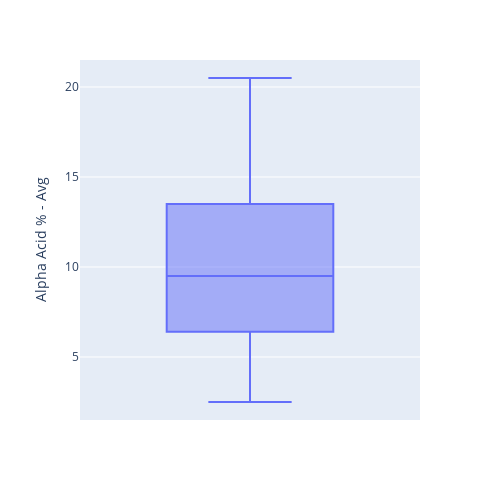
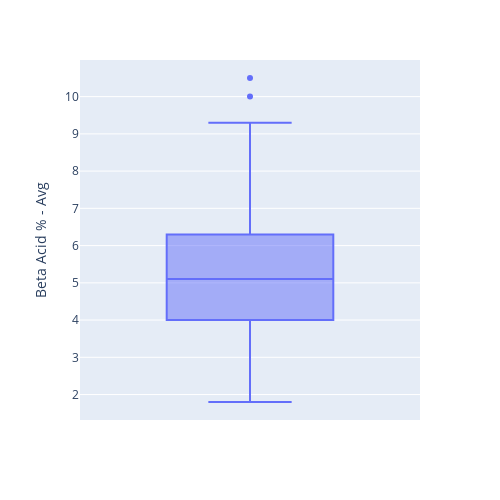

Source (notebook cell) for these figures, in order:
### Markdown cell above
Box-whisker Plots

### Code cell
for i in hops_bv.columns[:9]:
    fig = px.box(hops_bv, y=i, height=500, width=500)
    fig.show()
    if i.startswith("Total"):
        fig.write_image("images/Box_TotalOil.png")
    else:
        fig.write_image(f"images/Box_{i}.png")

### Figure 1 — Plotly figure (JSON) as saved in the notebook; plotly's stock layout.template omitted (floating-point values rounded to 4 significant figures; data arrays with more than 128 entries replaced by an {"elided": "..."} marker saying what was removed)
{"data": [{"alignmentgroup": "True", "hovertemplate": "Alpha Acid % - Avg=%{y}<extra></extra>", "legendgroup": "", "marker": {"color": "#636efa"}, "name": "", "notched": false, "offsetgroup": "", "orientation": "v", "showlegend": false, "type": "box", "x0": " ", "xaxis": "x", "y": {"elided": "213 float values"}, "y0": " ", "yaxis": "y"}], "layout": {"boxmode": "group", "height": 500, "legend": {"tracegroupgap": 0}, "margin": {"t": 60}, "width": 500, "xaxis": {"anchor": "y", "domain": [0, 1]}, "yaxis": {"anchor": "x", "domain": [0, 1], "title": {"text": "Alpha Acid % - Avg"}}}}

### Figure 2 — Plotly figure (JSON) as saved in the notebook; plotly's stock layout.template omitted (floating-point values rounded to 4 significant figures; data arrays with more than 128 entries replaced by an {"elided": "..."} marker saying what was removed)
{"data": [{"alignmentgroup": "True", "hovertemplate": "Beta Acid % - Avg=%{y}<extra></extra>", "legendgroup": "", "marker": {"color": "#636efa"}, "name": "", "notched": false, "offsetgroup": "", "orientation": "v", "showlegend": false, "type": "box", "x0": " ", "xaxis": "x", "y": {"elided": "213 float values"}, "y0": " ", "yaxis": "y"}], "layout": {"boxmode": "group", "height": 500, "legend": {"tracegroupgap": 0}, "margin": {"t": 60}, "width": 500, "xaxis": {"anchor": "y", "domain": [0, 1]}, "yaxis": {"anchor": "x", "domain": [0, 1], "title": {"text": "Beta Acid % - Avg"}}}}
